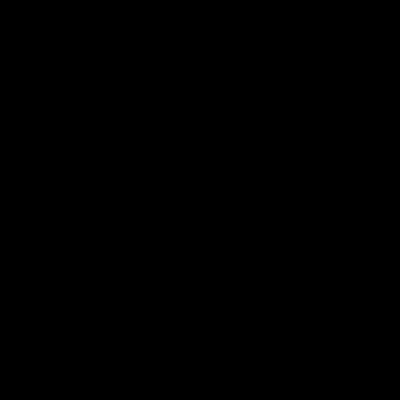
Frame 1 (no input)
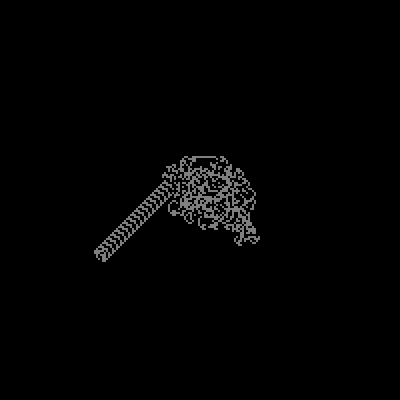
Frame 60 (the mouse pressed at the canvas centre just before this capture)
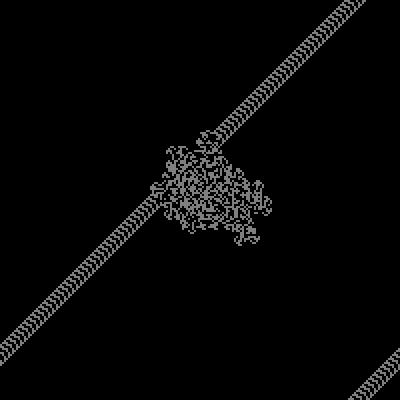
Frame 120 (the mouse held since frame 60 and released just before this capture)

The Processing sketch that drew these frames (run headless with seeded random() and noise(); from frame 60 on, the mouse is pressed at the canvas centre):

// Processing sketch: antTurtleNetLogoCompare
// ── antTurtleNetLogoCompare.pde

// arrays in processing
// declare, create array (how long is it),initalize and use
// declae name and type


int [][] grid;
int cols;
int rows;
int sz;

float intheta =-90; // turtles heading
PVector greg; //

void setup() {
  size(400, 400);
  sz = 2;
  cols = int(width/sz)+1;
  rows = int(height/sz)+1;
  noStroke();
  grid = new int[rows][cols];
  println(grid[0].length);
  //rndGrid();
  // set the ant in the center
  greg = new PVector(cols/2, rows/2); // pvector is(x,y) array is[y][x]
  //rndGrid(); // randmom points with which to collide
}

void draw() {
  showGrid();
  

  for (int t = 0; t<200; t++) {
    // check state
    //println(greg.x,greg.y, intheta);
    int state = grid[int(greg.y)][int(greg.x)];  // just recast as ints
    // check rules
    //At a white square, turn 90° clockwise, flip the color of the square, move forward one unit
    if (state == 0 ) {
      // turn clockwise
      right();
      // flip the color
       
      grid[floor(greg.y)][floor(greg.x)] = 1;
      // move forward
      
      forward();
    } else if (state == 1) {  //At a black square, turn 90° counter-clockwise, flip the color of the square, move forward one unit
      // turn counter
      left();
      // flip the color
       
      grid[floor(greg.y)][floor(greg.x)] = 0;
      // move forward
      
      forward();
    }
  }
}



// simple turtle functions forward() only 1 right() left()
void forward() {



  float x2 = greg.x +1 *cos(radians(intheta));
  float y2 = greg.y +1 *sin(radians(intheta));
  
  // the math works out and divides evenly only need to recast as ints

  // set the x and y to new position



  greg.x = (x2); // I was flooring it twice and made a problem
  greg.y = (y2);
  
  // make it on a torus
  greg.x = ((greg.x+cols)%cols);
  greg.y = ((greg.y+rows)%rows);

  
   
}



void right() {
  intheta += 90;
  intheta = intheta%360;
}

void left() {
  intheta -= 90;
  intheta = intheta%360;
}







void showGrid() {
  for (int j =0; j < rows; j++) {
    for (int i =0; i < cols; i++) {
      // set color
      fill(grid[j][i]*127);
      rect(i*sz, j*sz, sz, sz); // whoops!! this is standard x, y
    }
  }
}



void rndGrid() {
  for (int j =5; j < rows-5; j++) {
    for (int i =5; i < cols-5; i++) {
      
      if (floor(random(400))== 1){
      // set points for collision
      grid[j][i] = 1;
      //grid[j+3][i+1]=1;
      //grid[j][i+5]=1;
      }
    }
  }
}
